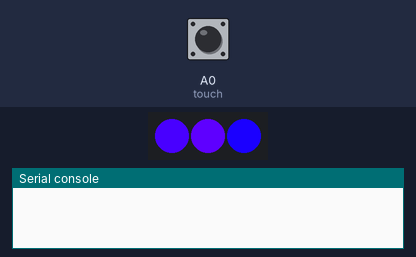
Bench run of a program on a simulated CircuitPython board. Parts: 3 RGB LEDs in strip order, left to right, the last lines printed to the serial console. The test bench sets the inputs (shaded band); at power-on: A0 (touch) LOW. Dim RGB values are drawn brighter than linear; touch pads read as touched when driven HIGH.

Above: at 1.2 s.
1.3 s: A0 (touch) pulled HIGH for 1 s
At 1.65 s:
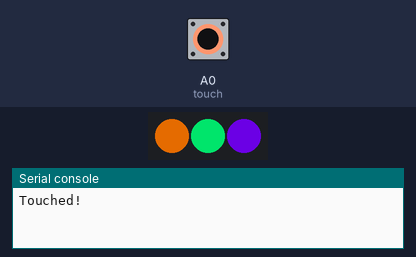
4.3 s: A0 (touch) pulled HIGH for 0.15 s
At 4.65 s:
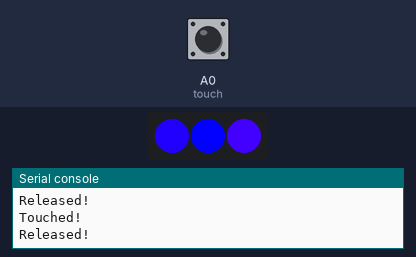
7.3 s: A0 (touch) pulled HIGH for 3.2 s
At 7.65 s:
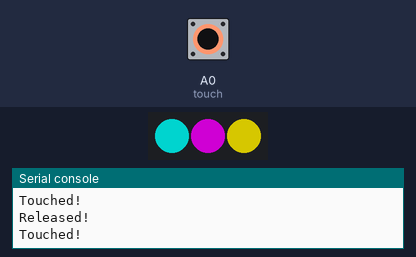
12.0 s: A0 (touch) pulled HIGH for 0.15 s
At 12.15 s:
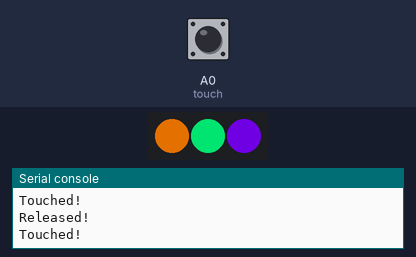
Timing chart, 0 to 16.0 s (numbered marks = the images above; inputs shaded):
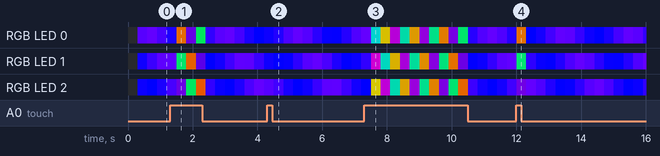

The program:

demo.py
```python
# HKNxUPE Halloween CircuitPython Workshop
# Hosted by HKN, UPE, and the WPI Makerspace
#
# Robbie Oleynick (github.com/Rob-O-Code)

"""Desk Ornament Demo Code"""
import time
import math
import board
import touchio
from rainbowio import colorwheel
import neopixel

# Initialize touch input
touch_pin = board.A0
touch = touchio.TouchIn(touch_pin)

# Initialize NeoPixel
pixel_pin = board.MOSI
num_pixels = 3
pixels = neopixel.NeoPixel(pixel_pin, num_pixels, brightness=1.0, auto_write=False)

# rainbow() function
def rainbow(step):
    """Distribute a rainbow along the LED strip

    step: an integer corresponding to the animation step (mod 256)
    """
    for i in range(num_pixels):
        rainbow_index = (i * 256 // num_pixels) + step
        pixels[i] = colorwheel(rainbow_index & 255)
    pixels.show()

# Animation counter variables
rainbow_cycle = 0
blue_cycle = 0
prev_state = False

# Main Loop
while True:
# Print change in state
    current_state = touch.value
    if current_state != prev_state:
        print('Touched!' if current_state else 'Released!')
        prev_state = current_state

# TOUCHED
    if current_state:
        rainbow(rainbow_cycle)
        rainbow_cycle = rainbow_cycle + 1

# NOT TOUCHED
    else:
        for i in range(num_pixels):
            # Calculate an angle (mod 2pi)
            angle = blue_cycle / 100 * math.pi - math.pi * i / 2

            # Generate the red value from the angle (mod 256)
            red_value = math.sin(angle) * 50 + 50

            # Set the pixel color
            pixels[i] = (red_value, 0, 255)
        pixels.show()
        blue_cycle = blue_cycle + 1
```
